Frame 1 (no input): blank canvas, image omitted
Frame 60 (the mouse pressed at the canvas centre just before this capture): blank canvas, image omitted
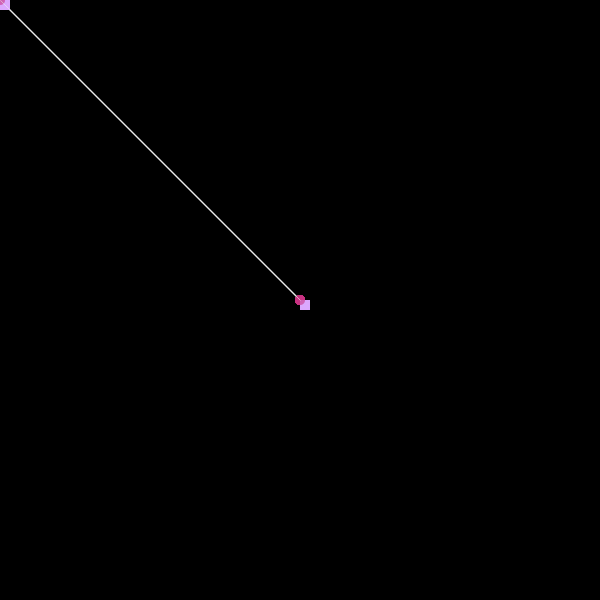
Frame 120 (the mouse held since frame 60 and released just before this capture)

The Processing sketch whose frames 1 and 60 were blank and that drew this single picture after the mouse press (run headless with seeded random() and noise(); from frame 60 on, the mouse is pressed at the canvas centre):

// Processing sketch: processing_39460
// ── processing_39460.pde

void setup () {
  size (600, 600);
  background (0);
  smooth ();
}
void draw () {
  limon (pmouseY, pmouseX);
  mani( pmouseX, pmouseY);
  sopa (pmouseY, pmouseX);
  sopa (pmouseX, pmouseY);
}
void mani (int quezo, int mortadela) {

  quezo =quezo ++;
  mortadela = mortadela++;
  noStroke ();
  fill( 200, 50, 130, 80);
  ellipse (quezo, mortadela, 10, 10);
}
void limon (int quezo, int mortadela) {

  quezo =quezo ++;
  mortadela = mortadela++;
  noStroke ();
  fill( 219, 169, 255, 80);
  rect ( quezo, mortadela, 10, 10);
}

void sopa (int quezo, int mortadela) {

  stroke(240);
  strokeWeight (0);
  line ( 10, 10, mortadela, quezo);
}

                
                
